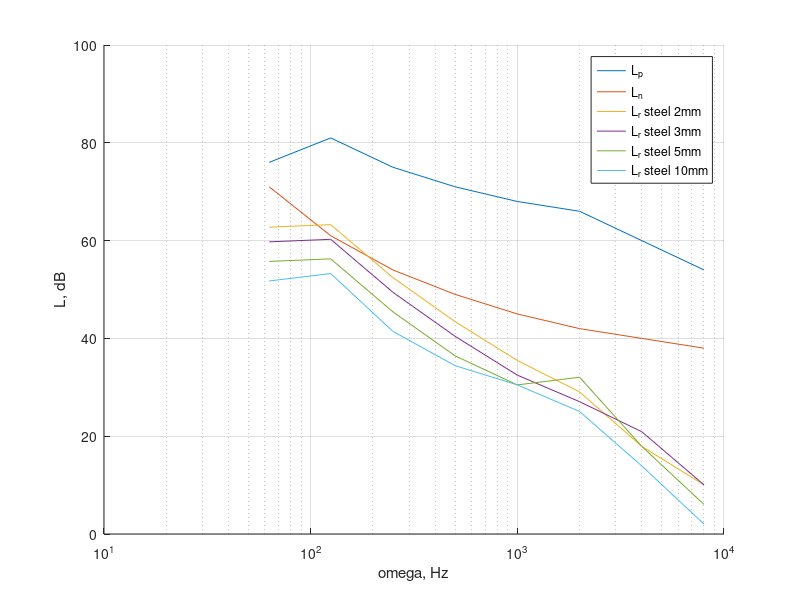
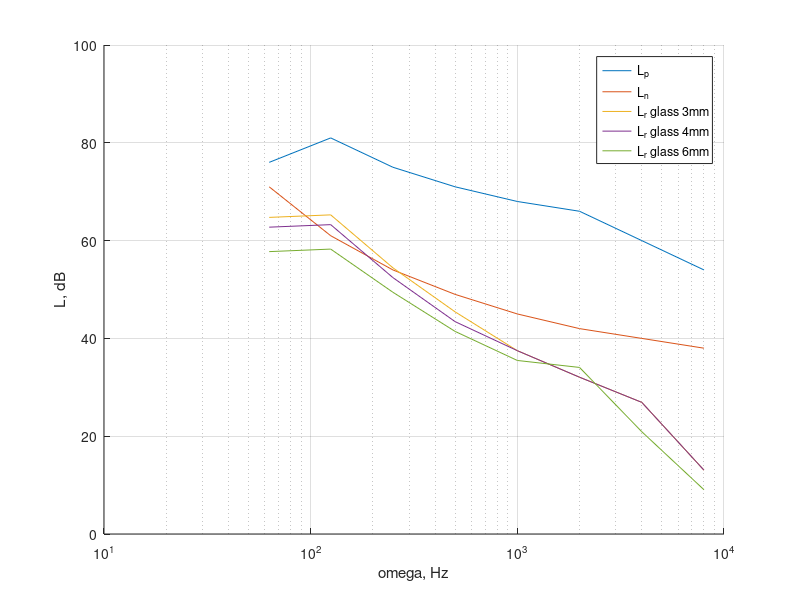
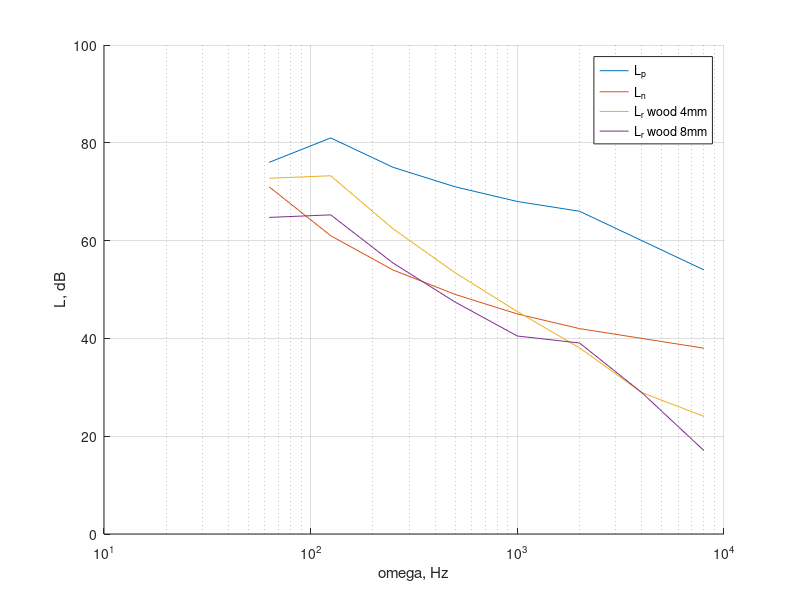
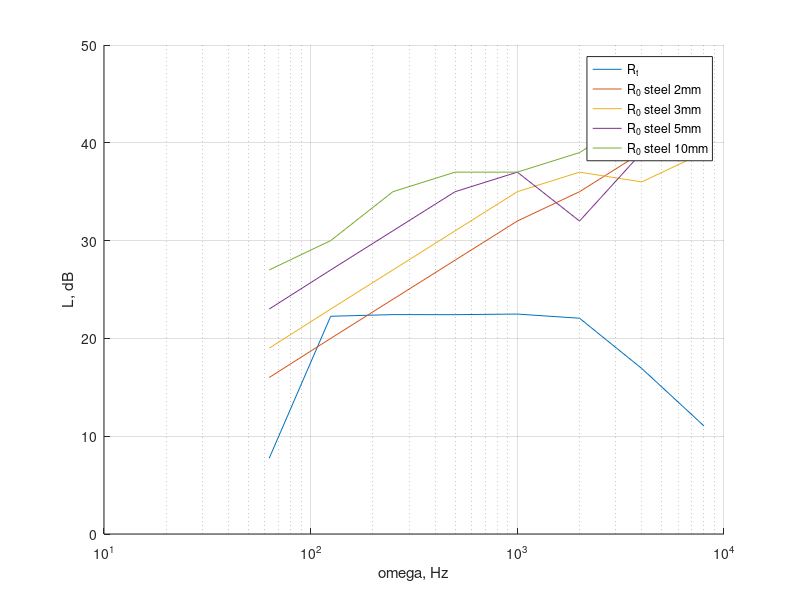

Source code (MATLAB) for these figures, in order:
clear, clc, close all
% steel
Rs2=[16 20 24 28 32 35 39 39]; % 2
Rs3=[19 23 27 31 35 37 36 39]; % 3
Rs5=[23 27 31 35 37 32 39 43]; % 5
Rs10=[27 30 35 37 37 39 43 47]; % 10
% glass
Rg3=[14 18 22 26 30 32 30 36];
Rg4=[16 20 24 28 30 32 30 36];
Rg6=[21 25 27 30 32 30 36 40];
% wood
Rw4=[6 10 14 18 22 26 28 25];
Rw8=[14 18 21 24 27 25 28 32];

w = [63 125 250 500 1000 2000 4000 8000];

V = 480;
S0 = 32;
B_p = [17 19 23 29 36 50 65 100];

Lp = [76 81 75 71 68 66 60 54];
Ln = [71 61 54 49 45 42 40 38];
Rt = Lp - Ln - 10*log10(B_p) + 10*log10(S0);
Rt(5)



figure
hold on
set(gca, 'XScale', 'log')
plot(w,Lp)
plot(w,Ln)
plot(w,Lp - Rs2 - 10*log10(B_p) + 10*log10(S0))
plot(w,Lp - Rs3 - 10*log10(B_p) + 10*log10(S0))
plot(w,Lp - Rs5 - 10*log10(B_p) + 10*log10(S0))
plot(w,Lp - Rs10 - 10*log10(B_p) + 10*log10(S0))
grid on
legend( ...
    "L_p", ...
    "L_n", ...
    "L_r steel 2mm", ...
    "L_r steel 3mm", ...
    "L_r steel 5mm", ...
    "L_r steel 10mm" ...
)
xlabel("\omega, Hz")
ylabel("L, dB")

figure
hold on
set(gca, 'XScale', 'log')
plot(w,Lp)
plot(w,Ln)
plot(w,Lp - Rg3 - 10*log10(B_p) + 10*log10(S0))
plot(w,Lp - Rg4 - 10*log10(B_p) + 10*log10(S0))
plot(w,Lp - Rg6 - 10*log10(B_p) + 10*log10(S0))
grid on
legend( ...
    "L_p", ...
    "L_n", ...
    "L_r glass 3mm", ...
    "L_r glass 4mm", ...
    "L_r glass 6mm" ...
)
xlabel("\omega, Hz")
ylabel("L, dB")

figure
hold on
set(gca, 'XScale', 'log')
plot(w,Lp)
plot(w,Ln)
plot(w,Lp - Rw4 - 10*log10(B_p) + 10*log10(S0))
plot(w,Lp - Rw8 - 10*log10(B_p) + 10*log10(S0))
grid on
legend( ...
    "L_p", ...
    "L_n", ...
    "L_r wood 4mm", ...
    "L_r wood 8mm" ...
)
xlabel("\omega, Hz")
ylabel("L, dB")




figure
hold on
set(gca, 'XScale', 'log')
plot(w,Rt)
plot(w,Rs2)
plot(w,Rs3)
plot(w,Rs5)
plot(w,Rs10)
grid on
legend( ...
    "R_t", ...
    "R_0 steel 2mm", ...
    "R_0 steel 3mm", ...
    "R_0 steel 5mm", ...
    "R_0 steel 10mm" ...
)
xlabel("\omega, Hz")
ylabel("L, dB")

figure
hold on
set(gca, 'XScale', 'log')
plot(w,Rt)
plot(w,Rg3)
plot(w,Rg4)
plot(w,Rg6)
grid on
legend( ...
    "R_t", ...
    "R_0 glass 3mm", ...
    "R_0 glass 4mm", ...
    "R_0 glass 6mm" ...
)
xlabel("\omega, Hz")
ylabel("L, dB")

figure
hold on
set(gca, 'XScale', 'log')
plot(w,Rt)
plot(w,Rw4)
plot(w,Rw8)
grid on
legend( ...
    "R_t", ...
    "R_0 wood 4mm", ...
    "R_0 wood 8mm" ...
)
xlabel("\omega, Hz")
ylabel("L, dB")
